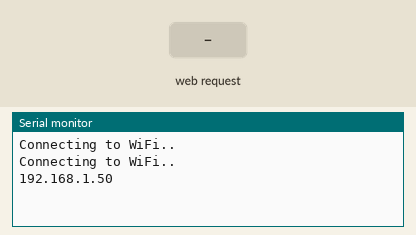
Recording of a sketch running on a simulated ESP8266 (NodeMCU). Shown: the last lines printed to the serial monitor. The test bench sets the inputs (shaded band). WiFi joins after 1.5 s; servers stay silent unless stated; storage starts empty; random numbers use the default seed unless the sketch sets one.

Above: at 3.2 s.
3.3 s: HTTP request GET /temperature received
At 4.4 s:
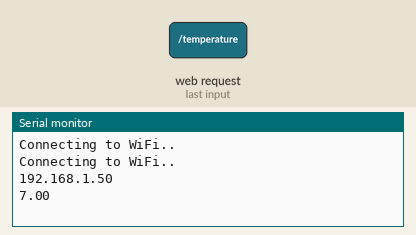
4.8 s: HTTP request GET /humidity received
At 5.5 s:
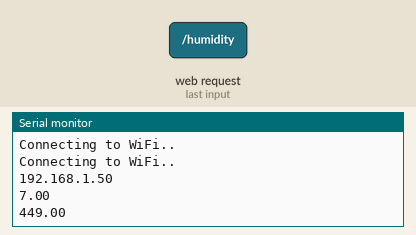

Measured:
- after the input at 3.3 s, the serial monitor: prints a new line at once (image 1)
- after the input at 4.8 s, the serial monitor: prints a new line at once (image 2)

The sketch:

ESP_Chart_Web_Server.ino
```cpp
// (licence header left out)
// Import required libraries
#ifdef ESP32
  #include <WiFi.h>
  #include <ESPAsyncWebServer.h>
  #include <SPIFFS.h>
#else
  #include <Arduino.h>
  #include <ESP8266WiFi.h>
  #include <Hash.h>
  #include <ESPAsyncTCP.h>
  #include <ESPAsyncWebServer.h>
  #include <FS.h>
#endif
#include <Wire.h>
#include <Adafruit_Sensor.h>
#include <Adafruit_BME280.h>

/*#include <SPI.h>
#define BME_SCK 18
#define BME_MISO 19
#define BME_MOSI 23
#define BME_CS 5*/

Adafruit_BME280 bme; // I2C
//Adafruit_BME280 bme(BME_CS); // hardware SPI
//Adafruit_BME280 bme(BME_CS, BME_MOSI, BME_MISO, BME_SCK); // software SPI

// Replace with your network credentials
const char* ssid = "qazwsxedc";
const char* password = "qwe!@#123";

// Create AsyncWebServer object on port 80
AsyncWebServer server(80);

String readBME280Temperature() {
  // Read temperature as Celsius (the default)
//  float t = bme.readTemperature();
float t = random(40);
  // Convert temperature to Fahrenheit
  //t = 1.8 * t + 32;
  if (isnan(t)) {
    Serial.println("Failed to read from BME280 sensor!");
    return "";
  }
  else {
    Serial.println(t);
    return String(t);
  }
}

String readBME280Humidity() {
//  float h = bme.readHumidity();
float h = random(400, 1000);
  if (isnan(h)) {
    Serial.println("Failed to read from BME280 sensor!");
    return "";
  }
  else {
    Serial.println(h);
    return String(h);
  }
}

String readBME280Pressure() {
// float p = bme.readPressure() / 100.0F;
float p = random(50, 800)/ 100.0F;
  if (isnan(p)) {
    Serial.println("Failed to read from BME280 sensor!");
    return "";
  }
  else {
    Serial.println(p);
    return String(p);
  }
}

void setup(){
  // Serial port for debugging purposes
  Serial.begin(115200);

  bool status;
  // default settings
  // (you can also pass in a Wire library object like &Wire2)
// status = bme.begin(0x76);
 status = true;
  if (!status) {
    Serial.println("Could not find a valid BME280 sensor, check wiring!");
    while (1);
  }

  // Initialize SPIFFS
  if(!SPIFFS.begin()){
    Serial.println("An Error has occurred while mounting SPIFFS");
    return;
  }

  // Connect to Wi-Fi
  WiFi.begin(ssid, password);
  while (WiFi.status() != WL_CONNECTED) {
    delay(1000);
    Serial.println("Connecting to WiFi..");
  }

  // Print ESP32 Local IP Address
  Serial.println(WiFi.localIP());

  // Route for root / web page
  server.on("/", HTTP_GET, [](AsyncWebServerRequest *request){
    request->send(SPIFFS, "/index.html");
  });
  server.on("/temperature", HTTP_GET, [](AsyncWebServerRequest *request){
    request->send_P(200, "text/plain", readBME280Temperature().c_str());
  });
  server.on("/humidity", HTTP_GET, [](AsyncWebServerRequest *request){
    request->send_P(200, "text/plain", readBME280Humidity().c_str());
  });
  server.on("/pressure", HTTP_GET, [](AsyncWebServerRequest *request){
    request->send_P(200, "text/plain", readBME280Pressure().c_str());
  });

  // Start server
  server.begin();
}

void loop(){

}
```
